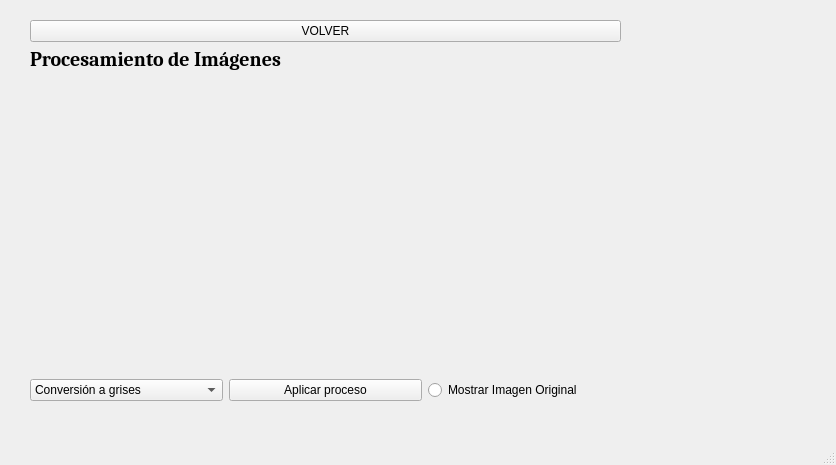
<?xml version="1.0" encoding="UTF-8"?>
<ui version="4.0">
 <class>MainWindow</class>
 <widget class="QMainWindow" name="MainWindow">
  <property name="geometry">
   <rect>
    <x>0</x>
    <y>0</y>
    <width>836</width>
    <height>465</height>
   </rect>
  </property>
  <property name="windowTitle">
   <string>MainWindow</string>
  </property>
  <widget class="QWidget" name="centralwidget">
   <widget class="QWidget" name="verticalLayoutWidget">
    <property name="geometry">
     <rect>
      <x>30</x>
      <y>20</y>
      <width>591</width>
      <height>381</height>
     </rect>
    </property>
    <layout class="QVBoxLayout" name="verticalLayout">
     <item>
      <widget class="QPushButton" name="pushButton">
       <property name="text">
        <string>VOLVER</string>
       </property>
      </widget>
     </item>
     <item>
      <widget class="QLabel" name="label">
       <property name="font">
        <font>
         <family>Cambria</family>
         <pointsize>15</pointsize>
         <weight>75</weight>
         <bold>true</bold>
        </font>
       </property>
       <property name="text">
        <string>Procesamiento de Imágenes</string>
       </property>
      </widget>
     </item>
     <item>
      <spacer name="verticalSpacer">
       <property name="orientation">
        <enum>Qt::Vertical</enum>
       </property>
       <property name="sizeHint" stdset="0">
        <size>
         <width>20</width>
         <height>40</height>
        </size>
       </property>
      </spacer>
     </item>
     <item>
      <layout class="QHBoxLayout" name="horizontalLayout">
       <item>
        <widget class="QComboBox" name="comboBox">
         <item>
          <property name="text">
           <string>Conversión a grises</string>
          </property>
         </item>
         <item>
          <property name="text">
           <string>Binarización</string>
          </property>
         </item>
         <item>
          <property name="text">
           <string>Filtrado</string>
          </property>
         </item>
         <item>
          <property name="text">
           <string>Apertura</string>
          </property>
         </item>
         <item>
          <property name="text">
           <string>Cierre</string>
          </property>
         </item>
         <item>
          <property name="text">
           <string>Detección de bordes</string>
          </property>
         </item>
         <item>
          <property name="text">
           <string>Conteo de células</string>
          </property>
         </item>
        </widget>
       </item>
       <item>
        <widget class="QPushButton" name="pushButton_2">
         <property name="text">
          <string>Aplicar proceso</string>
         </property>
        </widget>
       </item>
       <item>
        <widget class="QRadioButton" name="radioButton">
         <property name="text">
          <string>Mostrar Imagen Original</string>
         </property>
        </widget>
       </item>
      </layout>
     </item>
    </layout>
   </widget>
  </widget>
  <widget class="QMenuBar" name="menubar">
   <property name="geometry">
    <rect>
     <x>0</x>
     <y>0</y>
     <width>836</width>
     <height>26</height>
    </rect>
   </property>
  </widget>
  <widget class="QStatusBar" name="statusbar"/>
 </widget>
 <resources/>
 <connections/>
</ui>
